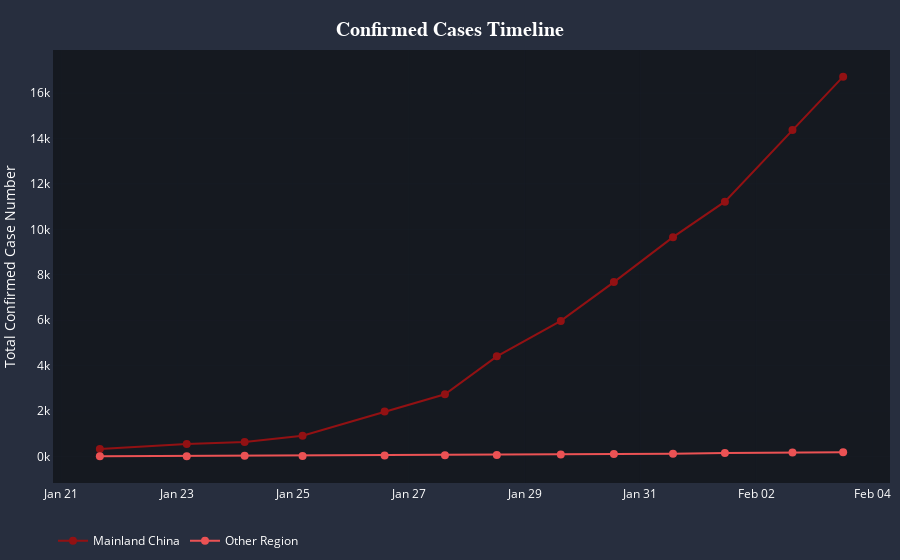

The cell this chart's notebook holds for it:
### Code cell
# Line plot for confirmed cases
# Set up tick scale based on confirmed case number
tickList = list(np.arange(0, df_confirmed['Mainland China'].max()+1000, 2000))

# Create empty figure canvas
fig_confirmed = go.Figure()
# Add trace to the figure
fig_confirmed.add_trace(go.Scatter(x=df_confirmed['Date']+timedelta(hours=16), y=df_confirmed['Mainland China'],
                         mode='lines+markers',
                         name='Mainland China',
                         line=dict(color='#921113', width=2),
                         marker=dict(size=8),
                         text=[datetime.strftime(d+timedelta(hours=16), '%b %d %Y AEDT') for d in df_confirmed['Date']],
                         hovertemplate='<b>%{text}</b><br></br>'+
                                       'Mainland China confirmed<br>'+
                                       '%{y} cases<br>'+
                                       '<extra></extra>'))
fig_confirmed.add_trace(go.Scatter(x=df_confirmed['Date']+timedelta(hours=16), y=df_confirmed['Other locations'],
                         mode='lines+markers',
                         name='Other Region',
                         line=dict(color='#eb5254', width=2),
                         marker=dict(size=8),
                         text=[datetime.strftime(d+timedelta(hours=16), '%b %d %Y %H:%M AEDT') for d in df_confirmed['Date']],
                         hovertemplate='<b>%{text}</b><br></br>'+
                                       'Other region confirmed<br>'+
                                       '%{y} cases<br>'+
                                       '<extra></extra>'))
# Customise layout
fig_confirmed.update_layout(
    title=dict(
        text="<b>Confirmed Cases Timeline<b>",
        y=0.96, x=0.5, xanchor='center', yanchor='top',
        font=dict(size=20, color="#ffffff", family="Playfair Display")
    ),
    margin=go.layout.Margin(
        l=5,
        r=10,
        b=10,
        t=50,
        pad=0
    ),
    yaxis=dict(
        showline=True, linecolor='#272e3e',
        zeroline=False,
        gridcolor='#272e3e',
        gridwidth = .1,
        tickmode='array',
        # Set tick range based on the maximum number
        tickvals=tickList,
        # Set tick label accordingly
        ticktext=["{:.0f}k".format(i/1000) for i in tickList]
    ),
    yaxis_title="Total Confirmed Case Number",
    xaxis=dict(
        showline=True, linecolor='#272e3e',
        gridcolor='#272e3e',
        gridwidth = .1,
        zeroline=False
    ),
    xaxis_tickformat='%b %d',
    hovermode = 'x',
    legend_orientation="h",
    plot_bgcolor='#151920',
    paper_bgcolor='#272e3e',
    font=dict(color='#ffffff')
)

fig_confirmed.show()

### Figure 1 — Plotly figure (JSON) as saved in the notebook; plotly's stock layout.template omitted (floating-point values rounded to 4 significant figures)
{"data": [{"hovertemplate": "<b>%{text}</b><br></br>Mainland China confirmed<br>%{y} cases<br><extra></extra>", "line": {"color": "#921113", "width": 2}, "marker": {"size": 8}, "mode": "lines+markers", "name": "Mainland China", "text": ["Feb 03 2020 AEDT", "Feb 02 2020 AEDT", "Feb 01 2020 AEDT", "Jan 31 2020 AEDT", "Jan 30 2020 AEDT", "Jan 29 2020 AEDT", "Jan 28 2020 AEDT", "Jan 27 2020 AEDT", "Jan 26 2020 AEDT", "Jan 25 2020 AEDT", "Jan 24 2020 AEDT", "Jan 23 2020 AEDT", "Jan 21 2020 AEDT"], "type": "scatter", "x": ["2020-02-03T12:00:00", "2020-02-02T15:00:00", "2020-02-01T11:00:00", "2020-01-31T13:30:00", "2020-01-30T13:00:00", "2020-01-29T15:00:00", "2020-01-28T12:30:00", "2020-01-27T15:00:00", "2020-01-26T14:00:00", "2020-01-25T04:00:00", "2020-01-24T04:00:00", "2020-01-23T04:00:00", "2020-01-21T16:00:00"], "y": [16726, 14375, 11221, 9658, 7678, 5970, 4409, 2737, 1979, 916, 639, 549, 327]}, {"hovertemplate": "<b>%{text}</b><br></br>Other region confirmed<br>%{y} cases<br><extra></extra>", "line": {"color": "#eb5254", "width": 2}, "marker": {"size": 8}, "mode": "lines+markers", "name": "Other Region", "text": ["Feb 03 2020 12:00 AEDT", "Feb 02 2020 15:00 AEDT", "Feb 01 2020 11:00 AEDT", "Jan 31 2020 13:30 AEDT", "Jan 30 2020 13:00 AEDT", "Jan 29 2020 15:00 AEDT", "Jan 28 2020 12:30 AEDT", "Jan 27 2020 15:00 AEDT", "Jan 26 2020 14:00 AEDT", "Jan 25 2020 04:00 AEDT", "Jan 24 2020 04:00 AEDT", "Jan 23 2020 04:00 AEDT", "Jan 21 2020 16:00 AEDT"], "type": "scatter", "x": ["2020-02-03T12:00:00", "2020-02-02T15:00:00", "2020-02-01T11:00:00", "2020-01-31T13:30:00", "2020-01-30T13:00:00", "2020-01-29T15:00:00", "2020-01-28T12:30:00", "2020-01-27T15:00:00", "2020-01-26T14:00:00", "2020-01-25T04:00:00", "2020-01-24T04:00:00", "2020-01-23T04:00:00", "2020-01-21T16:00:00"], "y": [181, 174, 153, 118, 105, 87, 64, 57, 40, 25, 26, 6, 5]}], "layout": {"font": {"color": "#ffffff"}, "hovermode": "x", "legend": {"orientation": "h"}, "margin": {"b": 10, "l": 5, "pad": 0, "r": 10, "t": 50}, "paper_bgcolor": "#272e3e", "plot_bgcolor": "#151920", "title": {"font": {"color": "#ffffff", "family": "Playfair Display", "size": 20}, "text": "<b>Confirmed Cases Timeline<b>", "x": 0.5, "xanchor": "center", "y": 0.96, "yanchor": "top"}, "xaxis": {"gridcolor": "#272e3e", "gridwidth": 0.1, "linecolor": "#272e3e", "showline": true, "tickformat": "%b %d", "zeroline": false}, "yaxis": {"gridcolor": "#272e3e", "gridwidth": 0.1, "linecolor": "#272e3e", "showline": true, "tickmode": "array", "ticktext": ["0k", "2k", "4k", "6k", "8k", "10k", "12k", "14k", "16k"], "tickvals": [0, 2000, 4000, 6000, 8000, 10000, 12000, 14000, 16000], "title": {"text": "Total Confirmed Case Number"}, "zeroline": false}}}
